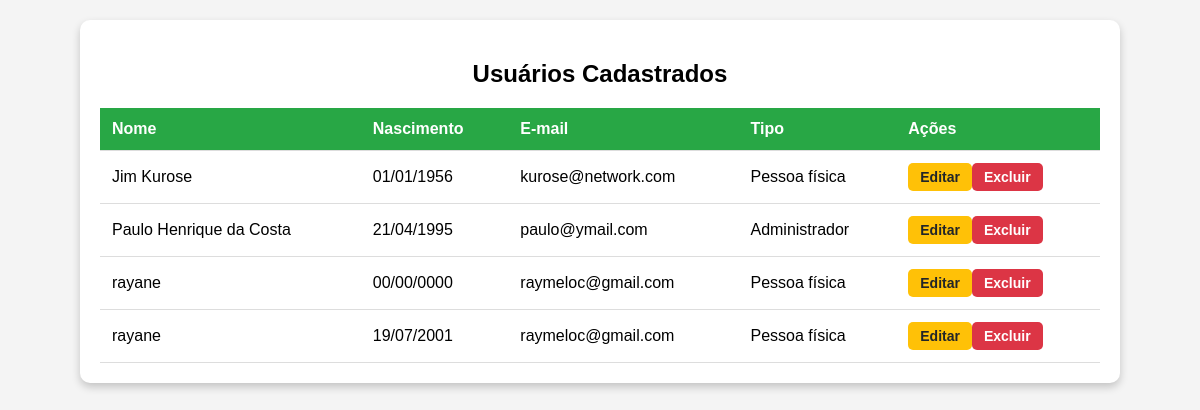
Screenshot of /usuarios/mostrar.php (signed in) with the database file from the repository.
### tables this page shows
CREATE TABLE `usuarios` (
  `id` int(11) NOT NULL,
  `nome` varchar(45) NOT NULL,
  `nascimento` date NOT NULL,
  `email` varchar(45) NOT NULL,
  `tipo` int(11) NOT NULL,
  `senha` varchar(128) NOT NULL,
  `id_escolaridade` int(11) NOT NULL
);

### usuarios/mostrar.php (the view, shortened to what this page needs)
<?php
    function tipoParaTexto($tipo){
        switch($tipo){
            case 1: return "Administrador";
            case 2: return "Pessoa física";
        }
    }
?>
<!DOCTYPE html>
<html lang="pt-br">
<head>
</head>
<body>
    <div class="container">
        <h2>Usuários Cadastrados</h2>
        <?php
            $conn = mysqli_connect("127.0.0.1", "root", "", "dw2");
            $sql = "SELECT id, nome, DATE_FORMAT(nascimento, '%d/%m/%Y') AS nascimento, email, tipo FROM usuarios ORDER BY nome ASC";
            $resultado = mysqli_query($conn, $sql);
            if (mysqli_num_rows($resultado) > 0) {
                echo ('<div class="table-responsive">
                    <table>
                        <thead>
                            <tr>
                                <th>Nome</th>
                                <th>Nascimento</th>
                                <th>E-mail</th>
                                <th>Tipo</th>
                                <th>Ações</th>
                            </tr>
                        </thead>
                        <tbody>');
            while ($row = mysqli_fetch_assoc($resultado) ){
                echo ("<tr>");
                echo ("<td>" . htmlspecialchars($row["nome"]) . "</td>");
                echo ("<td>" . htmlspecialchars($row["nascimento"]) . "</td>");
                echo ("<td>" . htmlspecialchars($row["email"]) . "</td>");
                echo ("<td>" . tipoParaTexto($row["tipo"]) . "</td>");
                echo ("<td><a class='btn btn-edit' href='editar.php?id=" . urlencode($row['id'])) . "'>Editar</a>";
                echo ("<a class='btn btn-delete' href='excluir.php?id=" . urlencode($row['id'])) . "'>Excluir</a></td>";
                echo ("</tr>");
            }
            echo ("</tbody></table>");
            } else {
                echo ("<h1>Não há nada para ser exibido</h1>");
            }
        ?>
        </div>
    </div>
</body>
</html>

### usuarios/mostrar.php (style rules this page uses)
body { font-family: Arial, sans-serif; background-color: #f4f4f4; margin: 0; padding: 20px; }
.container { background: white; padding: 20px; border-radius: 10px; box-shadow: 0 4px 8px rgba(0, 0, 0, 0.2); max-width: 1000px; margin: 0 auto; }
h2 { text-align: center; margin-bottom: 20px; }
.table-responsive { overflow-x: auto; }
table { width: 100%; border-collapse: collapse; text-align: left; }
th, td { padding: 12px; border-bottom: 1px solid #ddd; }
th { background-color: #28a745; color: white; }
.btn { display: inline-block; padding: 6px 12px; border: none; border-radius: 5px; font-size: 14px; font-weight: bold; text-decoration: none; cursor: pointer; transition: background-color 0.3s ease, color 0.3s ease; }
.btn-edit { background-color: #ffc107; color: #212529; }
.btn-delete { background-color: #dc3545; color: #fff; }

### rows the page displays
usuarios: nome "Jim Kurose", nascimento "01/01/1956", email "kurose@network.com", tipo "Pessoa física"
usuarios: nome "Paulo Henrique da Costa", nascimento "21/04/1995", email "paulo@ymail.com", tipo "Administrador"
usuarios: nome "rayane", nascimento "00/00/0000", email "raymeloc@gmail.com", tipo "Pessoa física"
usuarios: nome "rayane", nascimento "19/07/2001", email "raymeloc@gmail.com", tipo "Pessoa física"
